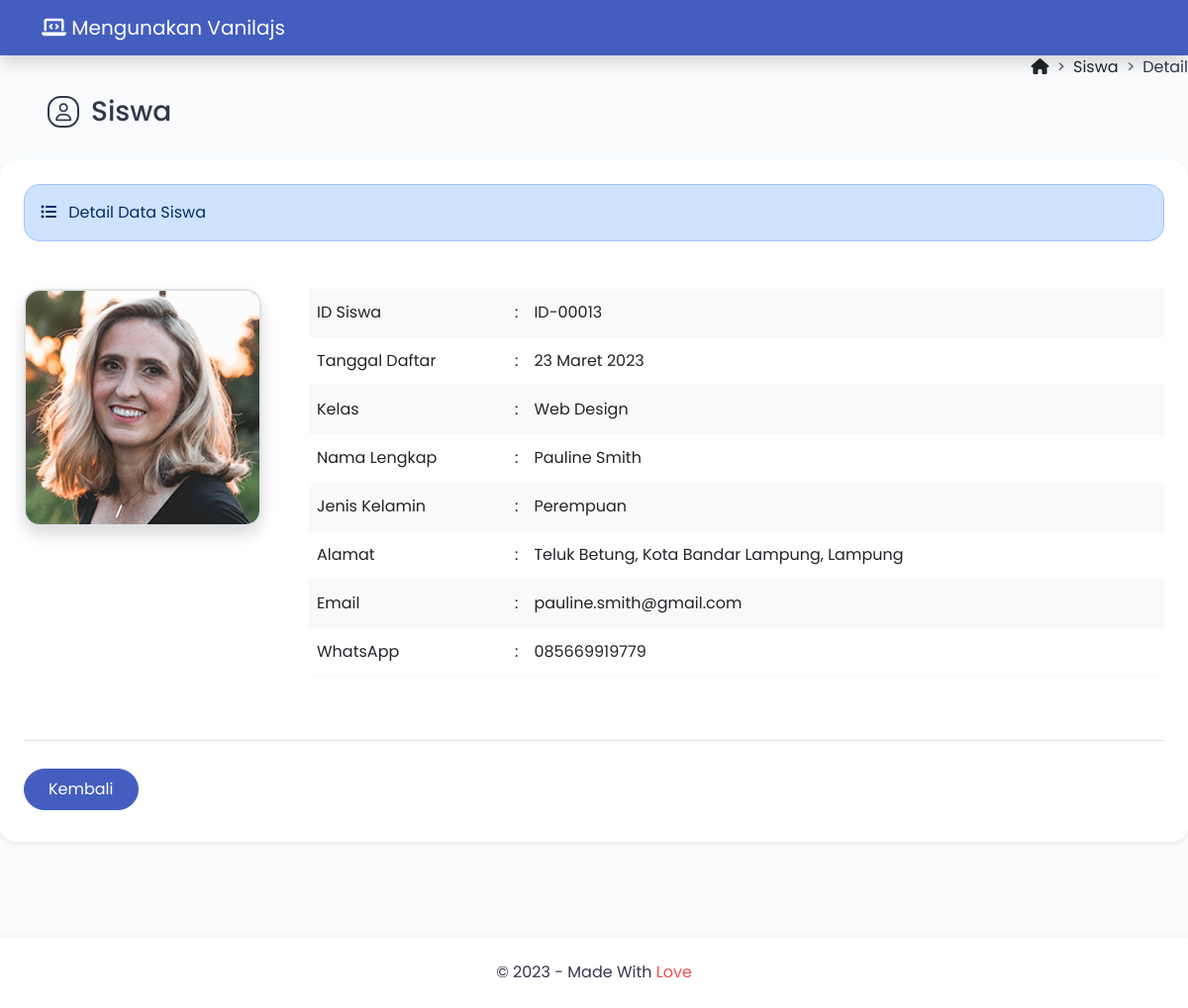
Screenshot of /?halaman=detail&id=ID-00013 with the database file from the repository.
### tables this page shows
CREATE TABLE `tbl_siswa` (
  `id_siswa` varchar(8) NOT NULL,
  `tanggal_daftar` date NOT NULL,
  `kelas` varchar(30) NOT NULL,
  `nama_lengkap` varchar(50) NOT NULL,
  `jenis_kelamin` enum('Laki-laki','Perempuan') NOT NULL,
  `alamat` varchar(255) NOT NULL,
  `email` varchar(50) NOT NULL,
  `whatsapp` varchar(13) NOT NULL,
  `foto_profil` varchar(100) NOT NULL
);

### helper/fungsi_tanggal_indo.php (called while the page is built, shortened)
<?php
function tanggal_indo($tanggal)
{
    $bulan = array(
        1 => 'Januari',
            'Februari',
            'Maret',
            'April',
            'Mei',
            'Juni',
            'Juli',
            'Agustus',
            'September',
            'Oktober',
            'November',
            'Desember'
    );
    $explode = explode('-', $tanggal);
    return $explode[2] . ' ' . $bulan[(int)$explode[1]] . ' ' . $explode[0];
}

### tampil_detail.php (the view, shortened to what this page needs)
<?php
include 'config/database.php';
if (isset($_GET['id'])) {
    $id_siswa = $_GET['id'];
    if ($stmt = $db->prepare("SELECT * FROM tbl_siswa WHERE id_siswa = ?")) {
        $stmt->bind_param("s", $id_siswa);
        $stmt->execute();
        $result = $stmt->get_result();
        if ($data = $result->fetch_assoc()) {
        } else {
            die('Data siswa tidak ditemukan.');
        }
    } else {
        die('Gagal mempersiapkan query: ' . $db->error);
    }
} else {
    die('ID siswa tidak ditemukan.');
}
?>
<div class="d-flex flex-column flex-lg-row mt-5 mb-4">
    <div class="flex-grow-1 d-flex align-items-center mt-5 ms-5">
        <i class="fa-regular fa-user icon-title"></i>
        <h3>Siswa</h3>
    </div>
    <div class="ms-5 ms-lg-0 pt-lg-2">
        <nav style="--bs-breadcrumb-divider: '>';" aria-label="breadcrumb">
            <ol class="breadcrumb">
                <li class="breadcrumb-item"><a href="#" class="text-dark text-decoration-none"><i class="fa-solid fa-house"></i></a></li>
                <li class="breadcrumb-item"><a href="?halaman=data" class="text-dark text-decoration-none">Siswa</a></li>
                <li class="breadcrumb-item" aria-current="page">Detail</li>
            </ol>
        </nav>
    </div>
</div>
<div class="bg-white rounded-4 shadow-sm p-4 mb-5">
    <div class="alert alert-primary rounded-4 mb-5" role="alert">
        <i class="fa-solid fa-list-ul me-2"></i> Detail Data Siswa
    </div>
    <div class="d-flex flex-column flex-xl-row">
        <div class="flex-shrink-0 text-center mb-5 mb-xl-0">
            <div class="foto-profil-detail">
                <img src="images/<?php echo htmlspecialchars($data['foto_profil']); ?>" class="border border-2 img-fluid rounded-4 shadow" alt="Foto Profil" width="240" height="240">
            </div>
        </div>
        <div class="flex-grow-1 text-muted fw-light ms-xl-5">
            <div class="table-responsive">
                <table class="table table-striped lh-lg">
                    <tr>
                        <td width="200">ID Siswa</td>
                        <td width="10">:</td>
                        <td><?php echo htmlspecialchars($data['id_siswa']); ?></td>
                    </tr>
                    <tr>
                        <td>Tanggal Daftar</td>
                        <td>:</td>
                        <td><?php echo htmlspecialchars(tanggal_indo($data['tanggal_daftar'])); ?></td>
                    </tr>
                    <tr>
                        <td>Kelas</td>
                        <td>:</td>
                        <td><?php echo htmlspecialchars($data['kelas']); ?></td>
                    </tr>
                    <tr>
                        <td>Nama Lengkap</td>
                        <td>:</td>
                        <td><?php echo htmlspecialchars($data['nama_lengkap']); ?></td>
                    </tr>
                    <tr>
                        <td>Jenis Kelamin</td>
                        <td>:</td>
                        <td><?php echo htmlspecialchars($data['jenis_kelamin']); ?></td>
                    </tr>
                    <tr>
                        <td>Alamat</td>
                        <td>:</td>
                        <td><?php echo htmlspecialchars($data['alamat']); ?></td>
                    </tr>
                    <tr>
                        <td>Email</td>
                        <td>:</td>
                        <td><?php echo htmlspecialchars($data['email']); ?></td>
                    </tr>
                    <tr>
                        <td>WhatsApp</td>
                        <td>:</td>
                        <td><?php echo htmlspecialchars($data['whatsapp']); ?></td>
                    </tr>
                </table>
            </div>
        </div>
    </div>
    <div class="pt-4 pb-2 mt-5 border-top">
        <div class="d-grid gap-3 d-sm-flex justify-content-md-start pt-1">
            <a href="?halaman=data" class="btn btn-primary rounded-pill py-2 px-4">Kembali</a>
        </div>
    </div>
</div>

### assets/css/style.css (style rules this page uses)
body { font-family: poppins, sans-serif; background: #f9fbfd; color: #34364a; }
.icon-title { display: inline-flex; align-items: center; justify-content: center; color: #34364a; border: 2px solid #34364a; width: 18px; height: 18px; padding: 14px; font-size: 18px; border-radius: 41%; margin-right: 12px; margin-bottom: 8px; }
.btn-primary { --bs-btn-color: #fff; --bs-btn-bg: #435ebe; --bs-btn-border-color: #435ebe; --bs-btn-hover-color: #fff; --bs-btn-hover-bg: #3950a2; --bs-btn-hover-border-color: #364b98; --bs-btn-focus-shadow-rgb: 49, 132, 253; --bs-btn-active-color: #fff; --bs-btn-active-bg: #364b98; --bs-btn-active-border-color: #364b98; --bs-btn-active-shadow: inset 0 3px 5px rgba(0, 0, 0, 0.125); --bs-btn-disabled-color: #fff; --bs-btn-disabled-bg: #435ebe; --bs-btn-disabled-border-color: #435ebe; }
.table { --bs-table-striped-bg: #f9f9f9; }
tbody, td, tfoot, th, thead, tr { border-color: #f9f9f9; border-style: solid; border-width: 0; }

### rows the page displays
tbl_siswa: foto_profil (picture), id_siswa "ID-00013", tanggal_daftar "23 Maret 2023", kelas "Web Design", nama_lengkap "Pauline Smith", jenis_kelamin "Perempuan", alamat "Teluk Betung, Kota Bandar Lampung, Lampung", email "pauline.smith@gmail.com", whatsapp "085669919779"
